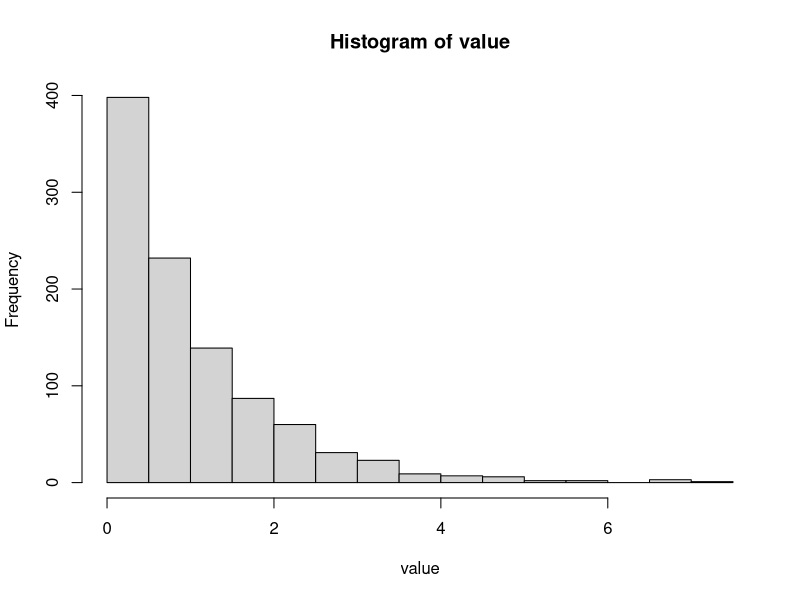

The R script that drew this image:
# 乱数の分布クラスを使用した結果の出力を、図に変換するRスクリプト

# png形式で出力する
png("exponential_distribution.png")

# TSV形式になっている乱数の出力データを読み込む
x <- read.table("exponential_distribution.tsv")

# 1列目だけを抜き出す
value = x$V1

# 以下、データの特性に合わせて、ヒストグラムかプロットかを選択してください。

# ヒストグラムとして出力
hist(value)
